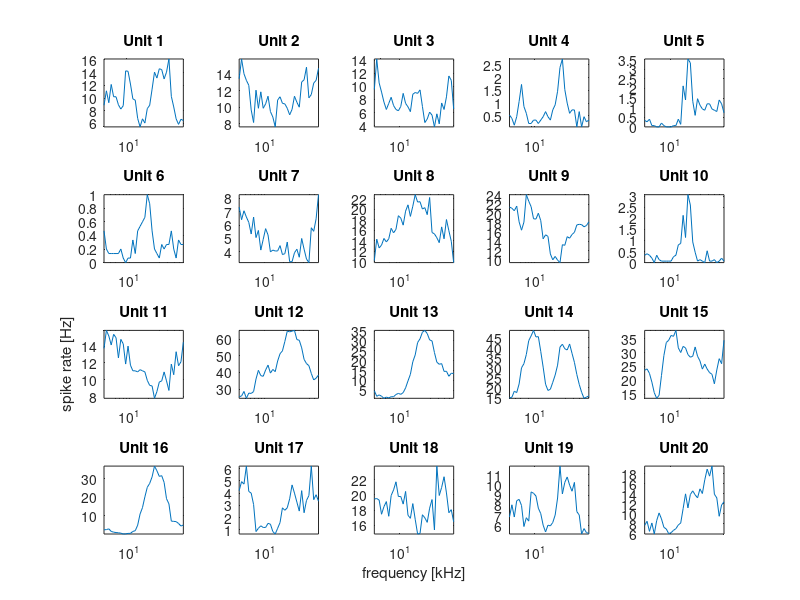
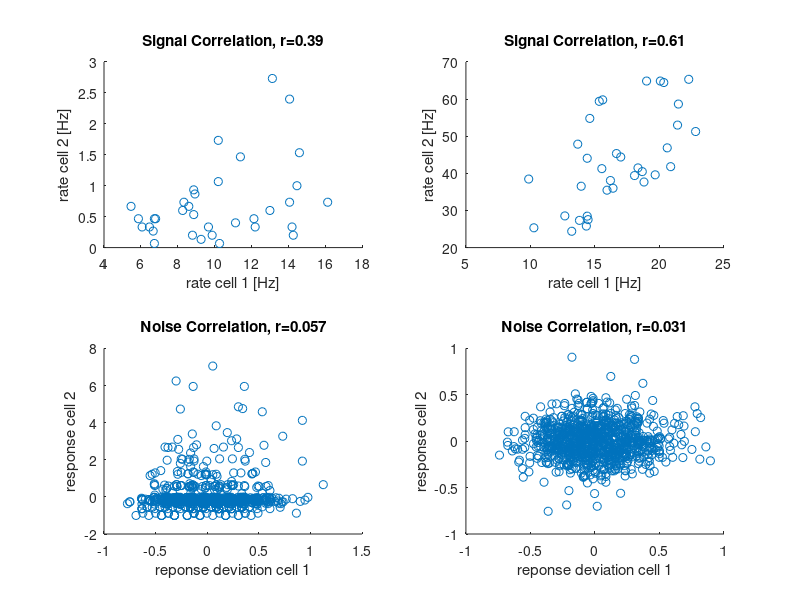
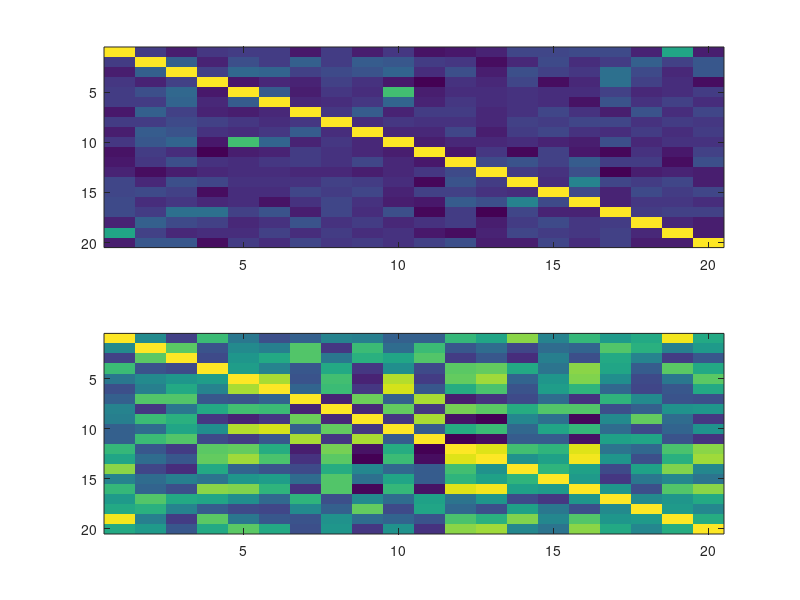
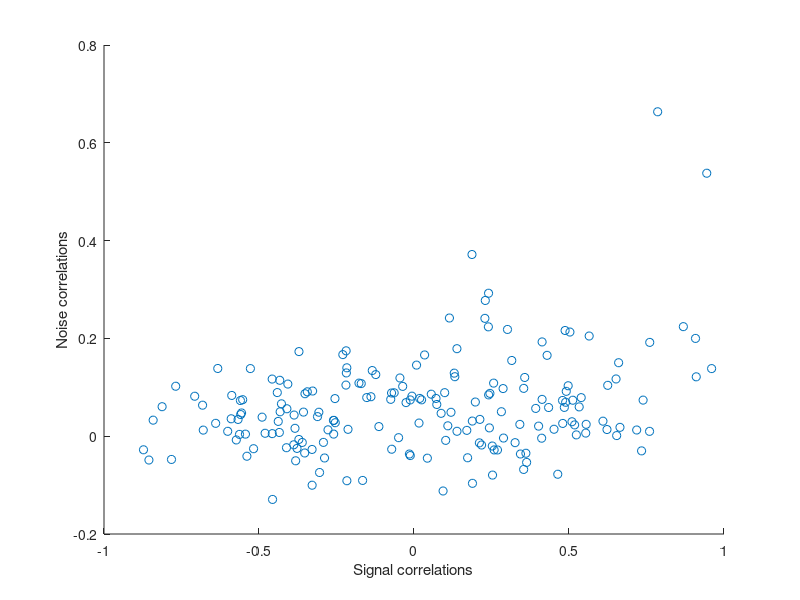

Write MATLAB code to recreate these figures, in order. (Note: this script raises an error after producing the figures.)
clear
load ('data/population_data1.mat')
%% signal and noise correlations

% there is a 1 s silent period before the start of each stimulus,
% the stimulus lasts 0.5 s, trial periode is 2 s:
%
% __________-----_____
%
% data was recorded contineously, so there was no gap between single trials 

% analysis parameters - all units are in s
stimStart   = 1.015; % start of stimulus + 15 ms latency
stimEnd     = 1.515; % end of the stimulus + 15 ms latency
win         = [stimStart stimEnd]; % evaluation window for tuning, signal and noise correlations 

trials = unique(trialNo);       % get all possible unique trial numbers
trials(trials == 0) = [];       % get rid of the zeros
nTrials = length(trials);       % number of trials  
nUnits = size(spikeTimes,2);    % number of units in data
f = unique(freqList);           % frequncie
f(f==0) = [];                   % get rid of zeros 
nFreqs = length(f);             % number of presented frequencies
nReps = ceil(nTrials/nFreqs);   % number of repetions of each stimulus



%% spike counts in the stimulus window
% in order to get tuning of the cells we need to count the spikes in the
% stimulus window and order counts by stimulus frequency

spikeMask = spikeTimes > win(1) & spikeTimes <= win(2); % 1 for spikes in window, 0 for all others
spikeNumber = zeros(nFreqs,nReps,nUnits); % we'll collect spike counts in a 3D array: freqs x trials x units

for iF = 1:nFreqs % loop through stimulus frequencies
    thisTrials = trials(freqList == f(iF)); 
    for iRep = 1:length(thisTrials) % loop through repetitions
        spikeNumber(iF,iRep,:) = sum(spikeMask & trialNo == thisTrials(iRep)); % sum only spikes from current trial
    end
end

%% tuning curves - mean rates
% Plot tuning curves for all units in subplots

spikeRate = spikeNumber/diff(win);    %  divided by window duration to get Hz
tuning = squeeze(mean(spikeRate,2));  %  mean over all repetions 

tuningFig = figure;
for iU=1:nUnits
    subplot(4,5,iU)
    semilogx(1e-3*f,tuning(:,iU)) % frequency in kHz
    title(sprintf('Unit %d',iU))
    axis tight
    if iU == 18
        xlabel('frequency [kHz]')
    elseif iU == 11
        ylabel('spike rate [Hz]')
    end
    
end

%% signal correlations

% get signal correlations for all units
signalCorr = corrcoef(tuning);

% plot mean responses for pairs 9/13 and 8/12
xmpls = [1,4;8,12];
exampleFig = figure;
for iX = 1:2
    subplot(2,2,iX)
    scatter(tuning(:,xmpls(iX,1)),tuning(:,xmpls(iX,2)))
    xlabel('rate cell 1 [Hz]')
    ylabel('rate cell 2 [Hz]')
    title(sprintf('Signal Correlation, r=%0.2g',signalCorr(xmpls(iX,1),xmpls(iX,2))))
end

% get all values below diagonal
signalCorrVect = signalCorr(logical(tril(ones(nUnits),-1)));

%% noise correlations

% normalize 
normSpRate = bsxfun(@rdivide, spikeRate, reshape(max(tuning),[1,1,nUnits]));
normSpRate = spikeRate./ reshape(max(tuning),[1,1,nUnits]);
% subtract mean tuning
responseNoise = bsxfun(@minus,normSpRate,mean(normSpRate,2));

% reshape keeping repetions of all units aligned
responseNoise = reshape(responseNoise,[nFreqs*nReps,nUnits]);
% responseNoise = squeeze(mean(responseNoise,2))
% calculate noise correlations
noiseCorr = corrcoef(responseNoise);

% get all values below diagonal
noiseCorrVect = noiseCorr(logical(tril(ones(nUnits),-1)));
figure
subplot(2,1,1)
imagesc(noiseCorr)
subplot(2,1,2)
imagesc(signalCorr)
% plot noise correlations for the examples above (same figure)
figure(exampleFig);
for iX = 1:2
    subplot(2,2,iX+2)
    scatter(responseNoise(:,xmpls(iX,1)),responseNoise(:,xmpls(iX,2)))
    xlabel('reponse deviation cell 1')
    ylabel('response cell 2')
    title(sprintf('Noise Correlation, r=%0.2g',noiseCorr(xmpls(iX,1),xmpls(iX,2))))
end

% compare noise and signal correlations - is there any trend?
corrCompFig = figure;
scatter(signalCorrVect,noiseCorrVect)
xlabel('Signal correlations')
ylabel('Noise correlations')
lsline
corrcoef(signalCorrVect,noiseCorrVect)

%% classification of responses (optional)

% we will simply use a distance to the populatin vector - we will use the
% normalized rate 'normSpRate'

normTuning = squeeze(mean(normSpRate,2));

% now run through  population responses to all frequencies and simply classify as the
% nearest to the mean response for the 
edges = (0:nFreqs)+0.5; % bin edges for use with histcounts
confMtrx = zeros(nFreqs);
for iF = 1:nFreqs
    [~,idx] = min(pdist2(squeeze(normSpRate(iF,:,:)),normTuning),[],2); % minimal distance
    confMtrx(:,iF) = histcounts(idx,edges,'normalization','probability');
end

percCorr = 100*mean(confMtrx(~~eye(nFreqs))); % diagonal elements are classificaton success
confFig = figure;
imagesc(confMtrx) % plot confusion matrix
title(sprintf('classification (%0.1f %% correct)', percCorr))
xlabel('stimulus played')
ylabel('stimulus classified')
cBar = colorbar;
cBar.Label.String = 'classification probability';


%% plot responses to silence as dot plots to see coordination of activity in silence

% take only the first 100 trials (20 s of silence)
nTrials = 100; % silence is 1s, so 20 seconds of silence
binSize = 0.05; % seconds

sT = spikeTimes;
firstTrials = trials(1:nTrials);
sT(trialNo>firstTrials(end)) = 0;
edges =  binSize:binSize:stimStart*nTrials; % bins for spike counts in histcounts 
edges = edges + (firstTrials(1)-1)*stimStart; % need to correct this because trials do not need to start at the first trial
nBins = length(edges)-1; % number of bins

binnedResp = zeros(nBins,nUnits);

dotPlotFig = figure;
for iU = 1:nUnits
    thisIdcs = sT(:,iU) > 0 & sT(:,iU) < stimStart ; % take only spikes in the silent period before the stimulus
    thisTrialNo = trialNo(thisIdcs,iU); 
    thisTimes = spikeTimes(thisIdcs,iU) + stimStart*(thisTrialNo-1);
    
    % get spike counts in bins over time
    binnedResp(:,iU) = histcounts(thisTimes,edges);
    
    % plot lines (slower but much nicer than just scatter plots)
    x = thisTimes(thisTimes<(10+edges(1)))'; % do not use more than 10 seconds for plotting 
    y=iU*ones(1,length(x));
    line([x;x], [y;y+1],'color','k')
    xlabel('time [s]')
    ylabel('unit number')
end

% plot multi unit activity
mua = sum(binnedResp,2); % simply sum all spiking
hold on
t = edges(1:end-1)+binSize/2;
plot(t,nUnits*mua/max(mua),'r','linewidth',2);
xlim(edges(1)+[0 10])

%% correlation between multi-unit and single-unit activity during silence

muaSglCorr = zeros(nUnits,1);
for iU = 1:nUnits
    thisMUA = binnedResp;
    thisMUA(:,iU) = []; % take the MUA without the current unit
    temp = corrcoef(binnedResp(:,iU),mean(thisMUA,2));
    muaSglCorr(iU) = temp(1,2);
end

% plot a histogram in order to see wether the population seperates in
% chorussers and soloists
muaCorrFig = figure;
histogram(muaSglCorr,10)
xlabel('correlation with MUA')
ylabel('number of occurences')

